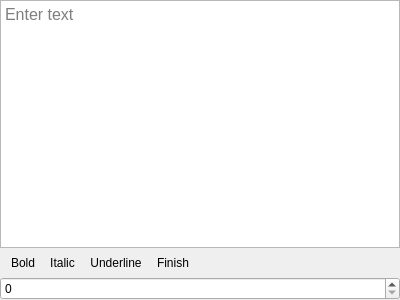
<?xml version="1.0" encoding="UTF-8"?>
<ui version="4.0">
 <class>RichTextEditor</class>
 <widget class="QWidget" name="RichTextEditor">
  <property name="geometry">
   <rect>
    <x>0</x>
    <y>0</y>
    <width>400</width>
    <height>300</height>
   </rect>
  </property>
  <property name="windowTitle">
   <string>Form</string>
  </property>
  <layout class="QVBoxLayout" name="verticalLayout">
   <property name="spacing">
    <number>0</number>
   </property>
   <property name="leftMargin">
    <number>0</number>
   </property>
   <property name="topMargin">
    <number>0</number>
   </property>
   <property name="rightMargin">
    <number>0</number>
   </property>
   <property name="bottomMargin">
    <number>0</number>
   </property>
   <item>
    <widget class="QTextEdit" name="textEdit">
     <property name="sizePolicy">
      <sizepolicy hsizetype="Expanding" vsizetype="Expanding">
       <horstretch>0</horstretch>
       <verstretch>1</verstretch>
      </sizepolicy>
     </property>
     <property name="font">
      <font>
       <pointsize>12</pointsize>
      </font>
     </property>
     <property name="html">
      <string>&lt;!DOCTYPE HTML PUBLIC &quot;-//W3C//DTD HTML 4.0//EN&quot; &quot;http://www.w3.org/TR/REC-html40/strict.dtd&quot;&gt;
&lt;html&gt;&lt;head&gt;&lt;meta name=&quot;qrichtext&quot; content=&quot;1&quot; /&gt;&lt;style type=&quot;text/css&quot;&gt;
p, li { white-space: pre-wrap; }
&lt;/style&gt;&lt;/head&gt;&lt;body style=&quot; font-family:'Sans'; font-size:12pt; font-weight:400; font-style:normal;&quot;&gt;
&lt;p style=&quot;-qt-paragraph-type:empty; margin-top:0px; margin-bottom:0px; margin-left:0px; margin-right:0px; -qt-block-indent:0; text-indent:0px; font-size:10pt;&quot;&gt;&lt;br /&gt;&lt;/p&gt;&lt;/body&gt;&lt;/html&gt;</string>
     </property>
     <property name="acceptRichText">
      <bool>false</bool>
     </property>
     <property name="placeholderText">
      <string>Enter text</string>
     </property>
    </widget>
   </item>
   <item>
    <widget class="QToolBar" name="toolBarText">
     <property name="floatable">
      <bool>false</bool>
     </property>
     <addaction name="actionBold"/>
     <addaction name="actionItalic"/>
     <addaction name="actionUnderline"/>
     <addaction name="actionFinish"/>
    </widget>
   </item>
   <item>
    <widget class="QSpinBox" name="spinBox"/>
   </item>
  </layout>
  <action name="actionBold">
   <property name="checkable">
    <bool>true</bool>
   </property>
   <property name="icon">
    <iconset theme="format-text-bold">
     <normaloff/>
    </iconset>
   </property>
   <property name="text">
    <string>Bold</string>
   </property>
   <property name="shortcut">
    <string>Ctrl+B</string>
   </property>
  </action>
  <action name="actionItalic">
   <property name="checkable">
    <bool>true</bool>
   </property>
   <property name="icon">
    <iconset theme="format-text-italic">
     <normaloff/>
    </iconset>
   </property>
   <property name="text">
    <string>Italic</string>
   </property>
   <property name="shortcut">
    <string>Ctrl+I</string>
   </property>
  </action>
  <action name="actionUnderline">
   <property name="checkable">
    <bool>true</bool>
   </property>
   <property name="icon">
    <iconset theme="format-text-underline">
     <normaloff/>
    </iconset>
   </property>
   <property name="text">
    <string>Underline</string>
   </property>
   <property name="shortcut">
    <string>Ctrl+U</string>
   </property>
  </action>
  <action name="actionFinish">
   <property name="icon">
    <iconset theme="finish">
     <normaloff/>
    </iconset>
   </property>
   <property name="text">
    <string>Finish</string>
   </property>
  </action>
 </widget>
 <resources/>
 <connections/>
</ui>
